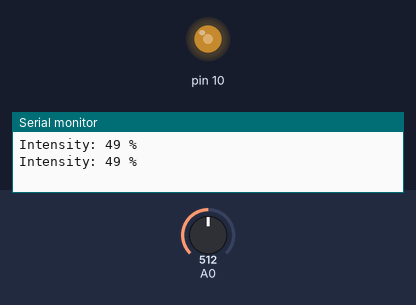
Recording of a sketch running on a simulated Arduino Uno, built with avr-gcc and run on an emulated ATmega328P. Shown: output pins drawn as LEDs (lit = HIGH), the last lines printed to the serial monitor. Inputs (shaded band) come from the test bench; at power-on: A0 = 512.

Above: at 1.8 s.
1.9 s: A0 set to 716
At 3.2 s:
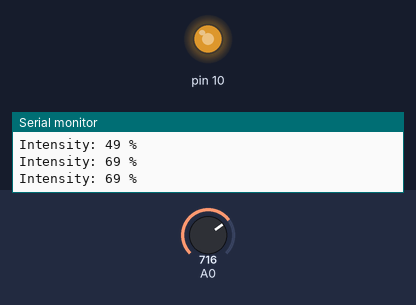
3.5 s: A0 set to 900
At 4.7 s:
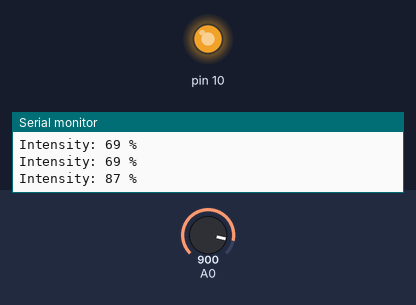
5.5 s: A0 set to 122
At 6.3 s:
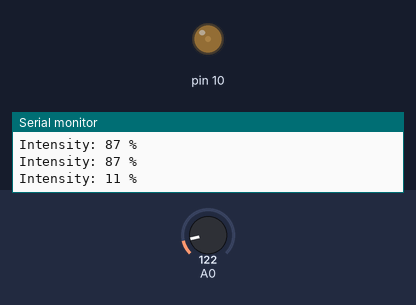
7.5 s: A0 set to 0
At 9.1 s:
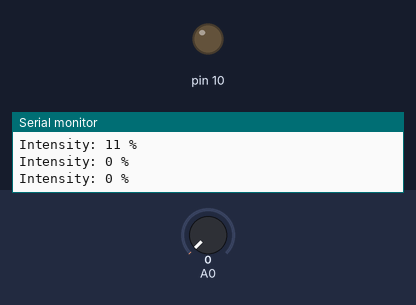
9.5 s: A0 set to 511
At 10.6 s:
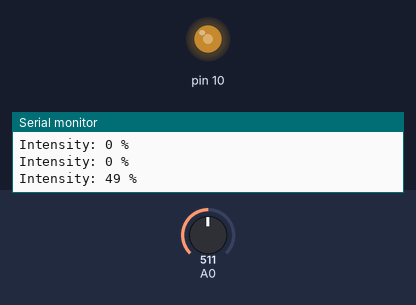
Timing chart, 0 to 12.5 s (numbered marks = the images above; inputs shaded):
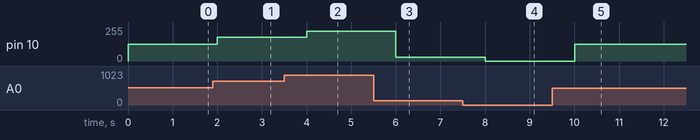

The sketch:

experiment_6.2.ino
```cpp
void setup() {
  Serial.begin(9600);
  pinMode(10, OUTPUT);
}

void loop() {
  int val = analogRead(A0);

  float x = map(val, 0, 1023, 0, 255);

  int percentage = (x / 255) * 100;

  Serial.print("Intensity: ");
  Serial.print(percentage);
  Serial.println(" %");

  analogWrite(10, x);

  delay(1000);

}
```

Measured:
- after the input at 1.9 s, pin 10: 127/255 → 178/255 after 0.10 s
- after the input at 3.5 s, pin 10: 178/255 → 224/255 after 0.50 s
- after the input at 5.5 s, pin 10: 224/255 → 30/255 after 0.50 s
- after the input at 7.5 s, pin 10: 30/255 → 0/255 after 0.50 s
- after the input at 9.5 s, pin 10: 0/255 → 127/255 after 0.51 s
